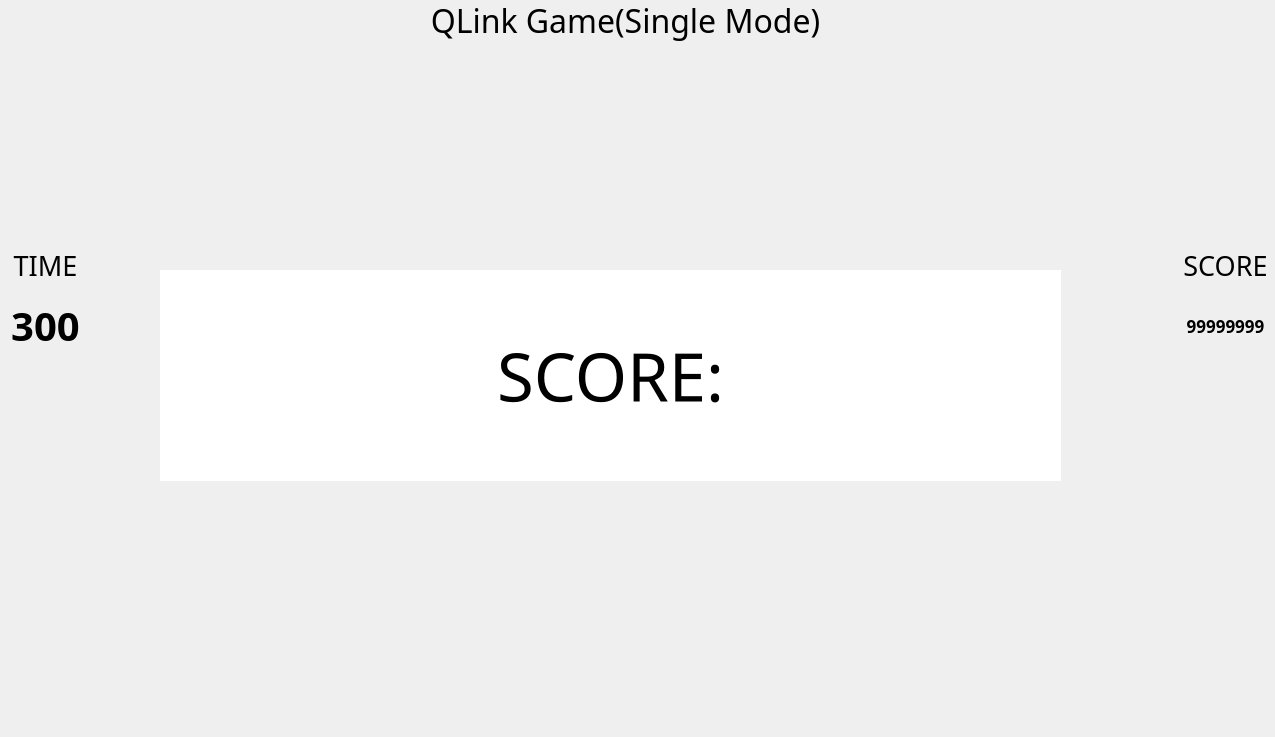
<?xml version="1.0" encoding="UTF-8"?>
<ui version="4.0">
 <class>SingleMode</class>
 <widget class="QWidget" name="SingleMode">
  <property name="geometry">
   <rect>
    <x>0</x>
    <y>0</y>
    <width>1275</width>
    <height>737</height>
   </rect>
  </property>
  <property name="sizePolicy">
   <sizepolicy hsizetype="Preferred" vsizetype="Preferred">
    <horstretch>0</horstretch>
    <verstretch>0</verstretch>
   </sizepolicy>
  </property>
  <property name="font">
   <font>
    <pointsize>9</pointsize>
   </font>
  </property>
  <property name="windowTitle">
   <string>MainWindow</string>
  </property>
  <property name="autoFillBackground">
   <bool>false</bool>
  </property>
  <widget class="QWidget" name="centralwidgetdisplay" native="true">
   <property name="geometry">
    <rect>
     <x>90</x>
     <y>40</y>
     <width>1081</width>
     <height>691</height>
    </rect>
   </property>
   <property name="styleSheet">
    <string notr="true"/>
   </property>
  </widget>
  <widget class="QLabel" name="TimeWordLabel">
   <property name="geometry">
    <rect>
     <x>0</x>
     <y>250</y>
     <width>91</width>
     <height>31</height>
    </rect>
   </property>
   <property name="font">
    <font>
     <family>Lucida Handwriting</family>
     <pointsize>20</pointsize>
     <bold>false</bold>
    </font>
   </property>
   <property name="text">
    <string>TIME</string>
   </property>
   <property name="scaledContents">
    <bool>false</bool>
   </property>
   <property name="alignment">
    <set>Qt::AlignCenter</set>
   </property>
  </widget>
  <widget class="QLabel" name="TimeLabel">
   <property name="geometry">
    <rect>
     <x>0</x>
     <y>280</y>
     <width>91</width>
     <height>91</height>
    </rect>
   </property>
   <property name="font">
    <font>
     <family>Lucida Handwriting</family>
     <pointsize>30</pointsize>
     <bold>true</bold>
    </font>
   </property>
   <property name="text">
    <string>300</string>
   </property>
   <property name="scaledContents">
    <bool>false</bool>
   </property>
   <property name="alignment">
    <set>Qt::AlignCenter</set>
   </property>
  </widget>
  <widget class="QLabel" name="ScoreWordLabel_2">
   <property name="geometry">
    <rect>
     <x>1170</x>
     <y>250</y>
     <width>111</width>
     <height>31</height>
    </rect>
   </property>
   <property name="font">
    <font>
     <family>Lucida Handwriting</family>
     <pointsize>20</pointsize>
     <bold>false</bold>
    </font>
   </property>
   <property name="text">
    <string>SCORE</string>
   </property>
   <property name="scaledContents">
    <bool>false</bool>
   </property>
   <property name="alignment">
    <set>Qt::AlignCenter</set>
   </property>
  </widget>
  <widget class="QLabel" name="ScoreLabel">
   <property name="geometry">
    <rect>
     <x>1170</x>
     <y>280</y>
     <width>111</width>
     <height>91</height>
    </rect>
   </property>
   <property name="font">
    <font>
     <family>Lucida Handwriting</family>
     <pointsize>13</pointsize>
     <bold>true</bold>
    </font>
   </property>
   <property name="text">
    <string>99999999</string>
   </property>
   <property name="scaledContents">
    <bool>true</bool>
   </property>
   <property name="alignment">
    <set>Qt::AlignCenter</set>
   </property>
  </widget>
  <widget class="QLabel" name="TitileLabel">
   <property name="geometry">
    <rect>
     <x>320</x>
     <y>0</y>
     <width>611</width>
     <height>41</height>
    </rect>
   </property>
   <property name="font">
    <font>
     <family>Kristen ITC</family>
     <pointsize>24</pointsize>
     <bold>false</bold>
    </font>
   </property>
   <property name="text">
    <string>QLink Game(Single Mode)</string>
   </property>
   <property name="scaledContents">
    <bool>false</bool>
   </property>
   <property name="alignment">
    <set>Qt::AlignCenter</set>
   </property>
  </widget>
  <widget class="QLabel" name="GAMELabel">
   <property name="geometry">
    <rect>
     <x>160</x>
     <y>270</y>
     <width>901</width>
     <height>211</height>
    </rect>
   </property>
   <property name="font">
    <font>
     <family>Lucida Handwriting</family>
     <pointsize>50</pointsize>
    </font>
   </property>
   <property name="styleSheet">
    <string notr="true">background:rgb(255, 255, 255)
</string>
   </property>
   <property name="lineWidth">
    <number>2</number>
   </property>
   <property name="text">
    <string>SCORE:</string>
   </property>
   <property name="alignment">
    <set>Qt::AlignCenter</set>
   </property>
  </widget>
  <widget class="QLabel" name="background">
   <property name="geometry">
    <rect>
     <x>0</x>
     <y>0</y>
     <width>1281</width>
     <height>741</height>
    </rect>
   </property>
   <property name="styleSheet">
    <string notr="true">background:url(:/Resource/paper-bg.jpg)</string>
   </property>
   <property name="text">
    <string/>
   </property>
  </widget>
  <zorder>background</zorder>
  <zorder>centralwidgetdisplay</zorder>
  <zorder>TimeWordLabel</zorder>
  <zorder>TimeLabel</zorder>
  <zorder>ScoreWordLabel_2</zorder>
  <zorder>ScoreLabel</zorder>
  <zorder>TitileLabel</zorder>
  <zorder>GAMELabel</zorder>
 </widget>
 <resources/>
 <connections/>
</ui>
